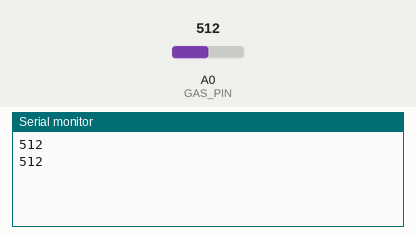
The sketch below on a simulated Arduino Uno, built with avr-gcc and run on an emulated ATmega328P. Parts: the last lines printed to the serial monitor. Inputs (shaded band) come from the test bench; at power-on: A0 (GAS_PIN) = 512.

Above: at 1.8 s.
1.9 s: A0 (GAS_PIN) set to 660
At 3.0 s:
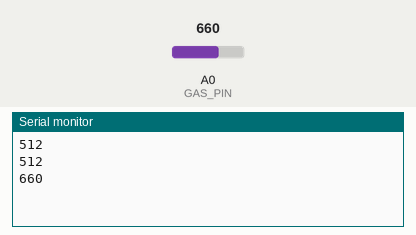
3.4 s: A0 (GAS_PIN) set to 640
At 4.9 s:
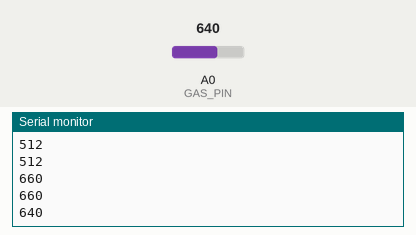
Timing chart, 0 to 6.4 s (numbered marks = the images above; inputs shaded):
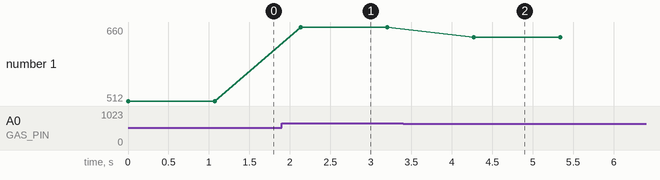

Measured:
- after the input at 1.9 s, the serial monitor: prints a new line after 0.24 s (image 1)
- after the input at 3.4 s, the serial monitor: prints a new line after 0.87 s (image 2)
- plotted number 1: 512 → 660 after the input at 1.9 s, 660 → 640 after the input at 3.4 s

The sketch:

send.ino
```cpp
#include <IRremote.h>

const int GAS_PIN = A0;
int GAS_value;

#define IR_SEND_PIN 8
IRsend irsend(IR_SEND_PIN);
uint32_t NEC_command;
uint32_t noRepeats = 2;

void setup() {
  Serial.begin(9600);
}
void loop() {
  GAS_value = analogRead(GAS_PIN);
  Serial.println(GAS_value);
  if (GAS_value >= 650) {
    NEC_command = 0x1C;
  } else {
    NEC_command = 0x1D;
  }

  irsend.sendNEC(0x00, NEC_command, noRepeats);
  delay(1000);
}
```
